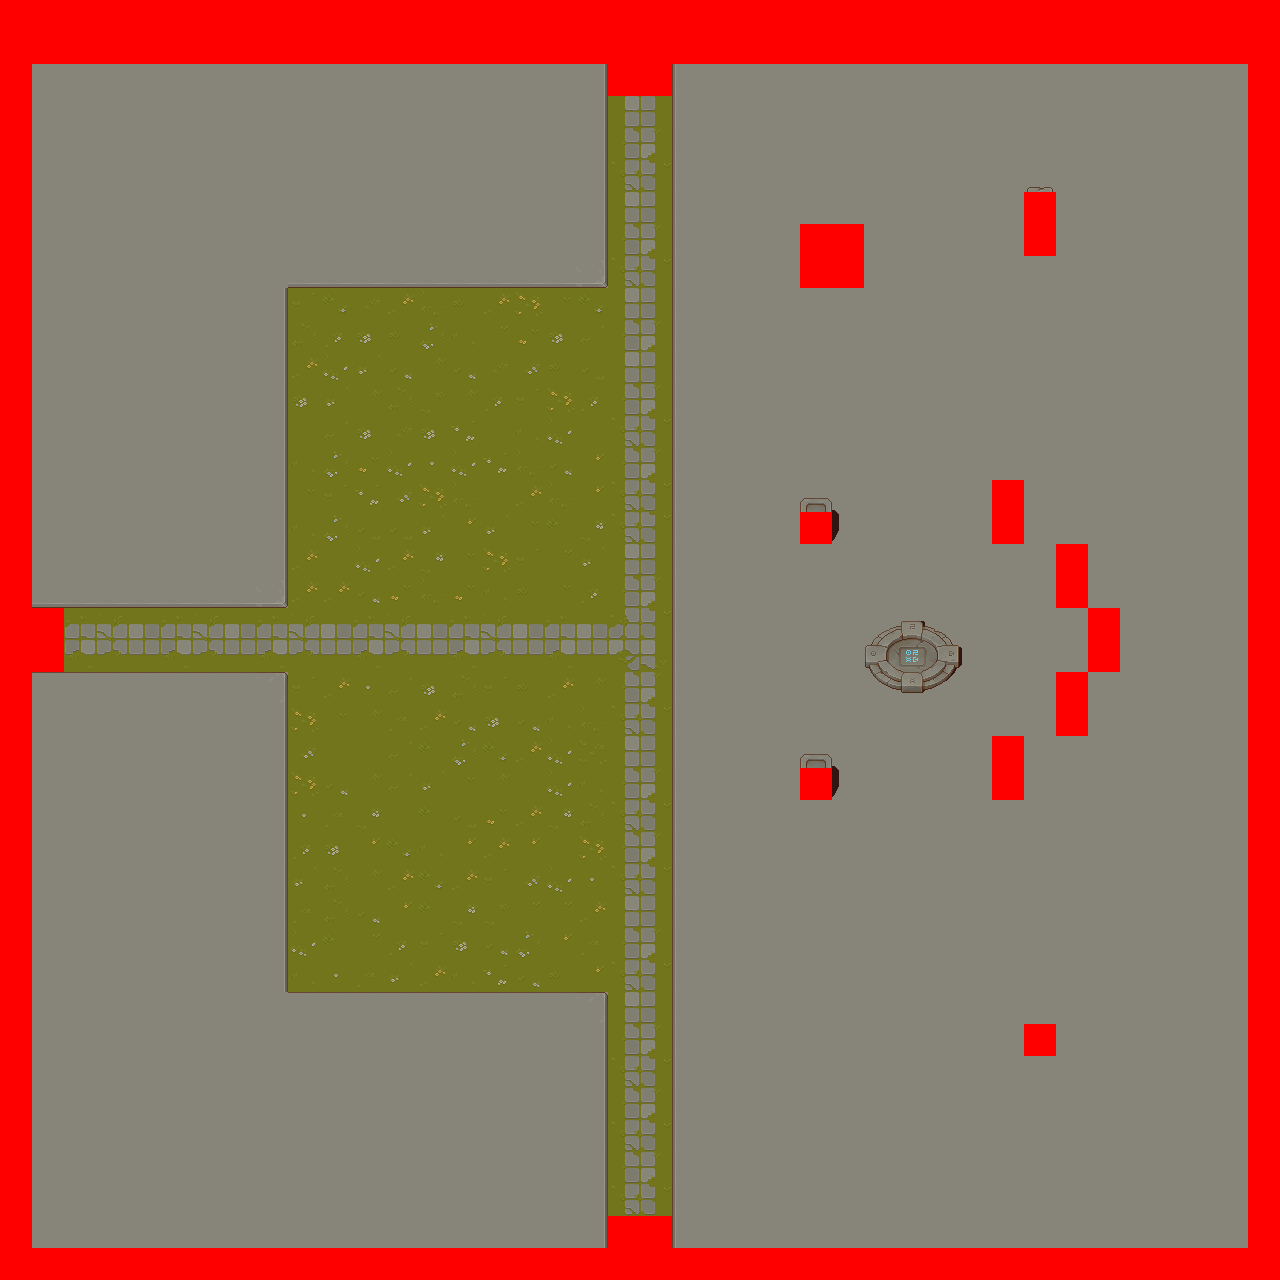

The image is a tile-based game level rendered from a .tmx file. Its description and source (layers, tilesets, objects; grid data summarised) follow:
An orthogonal 40x40 tile map with 32x32 px tiles, 9 tile layers (Ground, Ground2, Wall, Wall2, ...), 2 tilesets.

<map version="1.5" tiledversion="1.7.2" orientation="orthogonal" renderorder="right-down" width="40" height="40" tilewidth="32" tileheight="32" infinite="0" nextlayerid="15" nextobjectid="1">
 <tileset firstgid="1" source="All Tiles.tsx" />
 <tileset firstgid="1629" source="Tileset map copie.tsx" />
 <layer id="3" name="Ground" width="40" height="40">
  <data>[1600 cells, 1600 non-empty, 2 distinct tile ids]</data>
 </layer>
 <layer id="6" name="Ground2" width="40" height="40">
  <data>[1600 cells, 1361 non-empty, 55 distinct tile ids]</data>
 </layer>
 <layer id="5" name="Wall" width="40" height="40">
  <data>[1600 cells, 80 non-empty, 14 distinct tile ids]</data>
 </layer>
 <layer id="4" name="Wall2" width="40" height="40">
  <properties>
   <property name="Draw after player" type="bool" value="false" />
  </properties>
  <data>[1600 cells, 118 non-empty, 10 distinct tile ids]</data>
 </layer>
 <layer id="13" name="Shadow" width="40" height="40">
  <data>[1600 cells, 24 non-empty, 20 distinct tile ids]</data>
 </layer>
 <layer id="12" name="Elements" width="40" height="40">
  <data>[1600 cells, 33 non-empty, 23 distinct tile ids]</data>
 </layer>
 <layer id="14" name="Shining" width="40" height="40">
  <data>[1600 cells, 5 non-empty, 5 distinct tile ids]</data>
 </layer>
 <layer id="10" name="Collisions" width="40" height="40">
  <data>[1600 cells, 213 non-empty, 1 distinct tile ids]</data>
 </layer>
 <layer id="11" name="Doors" width="40" height="40">
  <data>[1600 cells, 6 non-empty, 1 distinct tile ids]</data>
 </layer>
</map>
